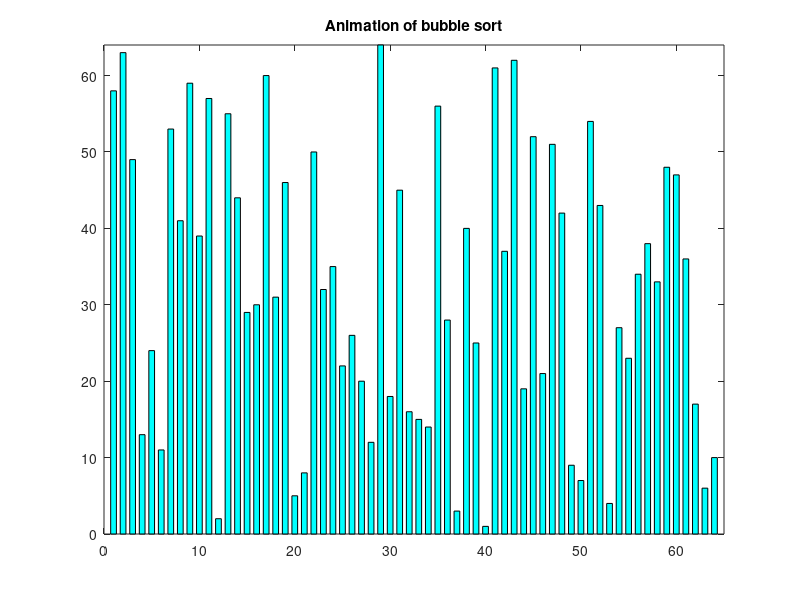

MATLAB code to generate this figure: (Note: this script raises an error after producing the figure.)
clear all
close all

%=========================
% Animation of bubble sort
%
% Roger Jang, 980703
%=========================

%---
% generate the data
%---

data_n = 64;
x = 1:data_n;
y = rand(1, data_n);
y = randperm(length(x));

%---
% plotting bar
%---

r=0.3;
rect = [-r -r r r] + sqrt(-1)*[0 1 1 0];

%---
% construct the patch array
%---

patchH = [];

for i=1:data_n,
  xx = real(rect)+x(i);
  yy = imag(rect)*y(i);
  h = patch(xx, yy, 'c');
  patchH = [patchH, h];  % array of patches is constructed recursively
end

axis([0 data_n+1 0 max(y)]);
title('Animation of bubble sort');
set(gca, 'box', 'on');
set(patchH, 'erasemode', 'xor');

%---
% bubble sort
%---

fprintf('%d ', y);
fprintf('\n');

for i=data_n:-1:2,
  for j=1:i-1,

    if (y(j)>y(j+1))

        %---
        % animation
        %---

          set(patchH(j),   'FaceColor', [1 0 1]);
	  set(patchH(j+1), 'FaceColor', [1 0 1]);
          bsort_anim_switch(patchH, j, j+1);
	  set(patchH(j),   'FaceColor', [0 1 1]);
          set(patchH(j+1), 'FaceColor', [0 1 1]);

       %---
       % switch elements
       %---

          temp = y(j);
          y(j) = y(j+1);
          y(j+1) = temp;
          temp = patchH(j);
          patchH(j) = patchH(j+1);
          patchH(j+1) = temp;
          fprintf('%d ', y);
          fprintf('\n');

    end

  end
end
